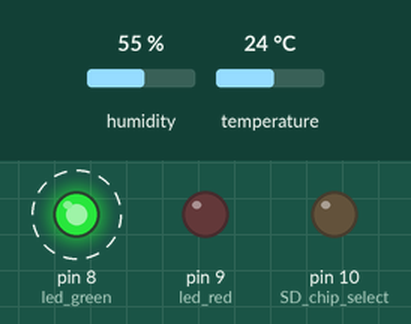
This sketch was run on a simulated Arduino Uno, built with avr-gcc and run on an emulated ATmega328P. Shown: output pins drawn as LEDs (lit = HIGH). Wiring (inferred from the names in the program): DHT11 sensor: data A0. Dashed ring = blinking. The test bench sets the inputs (shaded band); at power-on: humidity 55 %, temperature 24 °C. The local clock reads 2024-03-15 10:24:30 at power-on unless the sketch sets it; storage starts empty; what the sketch prints to the serial monitor is not drawn.

Above: at 0.17 s.
Timing chart, 0 to 3.0 s (numbered marks = the images above):
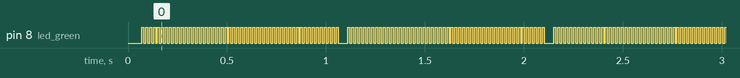

The sketch:

bluetooth_data_logger.ino
```cpp
/*
Arduino pins
 Digital:
 0: serial RX
 1: serial TX
 2: bluetooth RX
 3: bluetooth TX
 4:
 5: ~PWM
 6: ~PWM
 7:
 8: SDD shielf LED1
 9: SDD shield LED2
 10: ~PWM: SD CS
 11: ~PWM: SD MOSI
 12: SD MISO
 13: SD CLK
 Analog
 0: SENSOR1: temp
 1: SENSOR2: LDR
 2: SENSOR3
 3: SENSOR4:
 4: SDA/SCL RTC
 5: SDA/SCL RTC
 */

#include <Wire.h>
#include <RTClib.h>
#include <dht.h>
#include <SoftwareSerial.h>
#include <SD.h>
#include <stdlib.h> // dtostrf

// DHT
#define sensor_pin A0 //no ; here. Set equal to channel sensor is on

dht sensor;

const int rxBt = 2;
const int txBt = 3;
SoftwareSerial bluetooth(rxBt, txBt);

// SD
const int SD_chip_select = 10;
const int led_green = 8;
const int led_red = 9;
File dataFile;

// RTC
RTC_DS1307 RTC;

static void setup_bt(){
  pinMode(rxBt, INPUT);
  pinMode(txBt, OUTPUT);
  bluetooth.begin(38400);
}

static void setup_led() {
  pinMode(led_green, OUTPUT);
  pinMode(led_red, OUTPUT);
}

static void setup_rtc() {
  Wire.begin();
  RTC.begin();
  if (! RTC.isrunning()) {
    Serial.println("RTC is NOT running!");
    // following line sets the RTC to the date & time this sketch was compiled
    // uncomment it & upload to set the time, date and start run the RTC!
    RTC.adjust(DateTime(__DATE__, __TIME__));
  }
}

static int setup_sd(){
  // make sure that the default chip select pin is set to
  // output, even if you don't use it:
  pinMode(SD_chip_select, OUTPUT);
  // see if the card is present and can be initialized:
  if (!SD.begin(SD_chip_select)) {
    Serial.println("Card failed, or not present");
    return 0;
  }
  Serial.println("card initialized.");
  return 1;
}

void setup(){
  setup_bt();
  Serial.begin(38400);
  setup_led();
  setup_rtc();
  if (!setup_sd()) {
    return;
  }
  Serial.println("Bluetooth data logger");
}

static void toggle_led(int led)
{
  //  int s = digitalRead(led);
  //  s ^= 1;
  //  digitalWrite(led, s);
  digitalWrite(led, digitalRead(led) == 0 ? 1 : 0);
}

const String get_fmt_date()
{
  DateTime now = RTC.now();
  String d = String(now.year(), DEC);
  d += '/';
  d += String(now.month(), DEC);
  d += '/';
  d += String(now.day(), DEC);
  d += ' ';
  d += String(now.hour(), DEC);
  d += ':';
  d += String(now.minute(), DEC);
  d += ':';
  d += String(now.second(), DEC);
  return d;
}

const String get_sensor()
{
  String s;
  char tmp[20];
  tmp[0] = '\0';
  dtostrf(sensor.humidity, 2, 0, tmp);
  s = tmp;
  s += " ";
  tmp[0] = '\0';
  dtostrf(sensor.temperature, 2, 0, tmp);
  s += tmp;
  return s;
}

static void process_cmd(const char *c, int bt)
{
  String cmd = c;
  if (cmd == "HELP"){
    if (bt) {
      bluetooth.print("Boinkers BT:");
      bluetooth.println(get_fmt_date());
    }
    else {
      Serial.println("Boinkers SR:");
      Serial.println(get_fmt_date());
    }
  }
  if (cmd == "SENS"){
    if (bt){
      bluetooth.print(sensor.humidity);
      bluetooth.print(",");
      bluetooth.println(sensor.temperature);
    }
    else {
      Serial.print(sensor.humidity);
      Serial.print(",");
      Serial.println(sensor.temperature);
    }
  }
  if (cmd == "FILE"){
    String resp;
    dataFile = SD.open("datalog.txt", FILE_READ);
    if (dataFile){
      resp = String(dataFile.size(), DEC); // total dataFile size in bytes
      dataFile.close();
    }
    else {
      resp = "File not found";
    }
    if (bt){
      bluetooth.println(resp);
    }
    else {
      Serial.println(resp);
    }
  } // FILE
  if (cmd == "UPLOAD"){
    dataFile = SD.open("datalog.txt", FILE_READ);
    if (dataFile) {
      while (dataFile.available()){
        bluetooth.write(dataFile.read());
      }
      bluetooth.println("EOF");
      dataFile.close();
    } // data file
    else {
      Serial.println("Unable to open file");
    }
  } // UPLOAD
  //  if (cmd == "LOG")
  //  {
  //     if (bt) {
  //       while(dataFile.available()) {
  //         bluetooth.write(dataFile.read());
  //       }
  //       // dataFile.close();
  //     } else {
  //       while(dataFile.available()) {
  //         Serial.write(dataFile.read());
  //       }
  //     }
  //  } // LOG
}

static int tick = 0;

void loop(){
  // sample sensor each second
  if (tick == 0 || !(tick % 100) ){
    sensor.read11(sensor_pin);
    String status = get_fmt_date();
    status += ' ';
    status += get_sensor();
    Serial.println(status);
    // open the dataFile. note that only one dataFile can be open at a time,
    // so you have to close this one before opening another.
    dataFile = SD.open("datalog.txt", FILE_WRITE);
    // if the dataFile is available, write to it:
    if (dataFile) {
      dataFile.println(status);
      dataFile.close();
    }
    else {
      Serial.println("error writing datalog.txt");
    }
  } // tick

  char c[32] = {
    0  };
  int i = 0;
//  while (bluetooth.available()){
//    c[i++] = bluetooth.read();
//  }
//  if (i > 0) {
//    process_cmd(c, 1);
//  }
//  i = 0;
//  memset(c, sizeof(c), 0);
//  while (Serial.available()) {
//    c[i++] = Serial.read();
//  }
//  if (i > 0) {
//    process_cmd(c, 0);
//  }
  delay(10);
  toggle_led(led_green);
  tick++;
}
```

Measured:
- by itself, pin 8 (led_green): alternates HIGH for 0.01 s and LOW for 0.01 s
- by itself, everything shown: repeats every 1.0 s, in 4 steps
